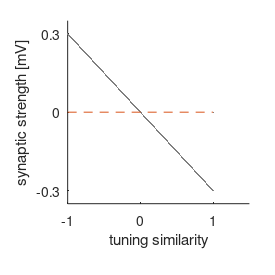

MATLAB code for this plot:

% plots the synaptic strength vs. the similarity of weights
clear all
close all
clc

addpath([cd,'/function/'])

savefig=0;
savefile=[cd,'/figure/weights_J/'];

%% parameters

N=400;                                 % number of neurons 
M=3;                                   % number of input variables     
a=0.3;                                 % unit constant

%% synaptic conectivity matrix

W_ran=randn(M,N);

norm=(sum(W_ran.^2,1)).^0.5;                                        % normalization of weights with the the number of inputs
norm_mat=(norm'*ones(1,M))';
W=W_ran./norm_mat;                                                  % weight matrix  

J=-(W'*W- diag(diag(W'*W))).*a;                                                  % connectivity matrix

%% tuning similarity

phi=W'*W; % vectors are normalized, so no need to divide with the norm 

%{
% long way to compute cosine similarity
phi=zeros(N^2,1);
idx=0;
for ii=1:N
    for jj=1:N
        idx=idx+1
        phi(idx)=(W(:,ii)'*W(:,jj))./(sqrt(sum(W(:,ii).^2))*sqrt(sum(W(:,jj).^2)));
    end
end
%}
%% plot

xt=-1:1:1;
yt=-0.3:0.3:0.3;
pos_vec=[0,0,7,7];

figname='phi_J_1ct';
H=figure('name',figname);
plot(phi(:),J(:),'.','color',[0.5,0.5,0.5],'markersize',3)
line([-1,1],[0 0],'LineStyle','--')
box off
%title('one cell type')
ylim([-0.35,0.35])

set(gca,'YTick',yt)
set(gca,'XTick',xt)

op=get(gca,'OuterPosition');
set(gca,'OuterPosition',[op(1)+0.05 op(2)+0.1 op(3)-0.05 op(4)-0.1]); % OuterPosition = [left bottom width height]
xlabel ('tuning similarity')
ylabel ('synaptic strength [mV]')

set(H, 'Units','centimeters', 'Position', pos_vec)
set(H,'PaperPositionMode','Auto','PaperUnits', 'centimeters','PaperSize',[pos_vec(3), pos_vec(4)])

if savefig==1
    print(H,[savefile,figname],'-dpng','-r300');
end

